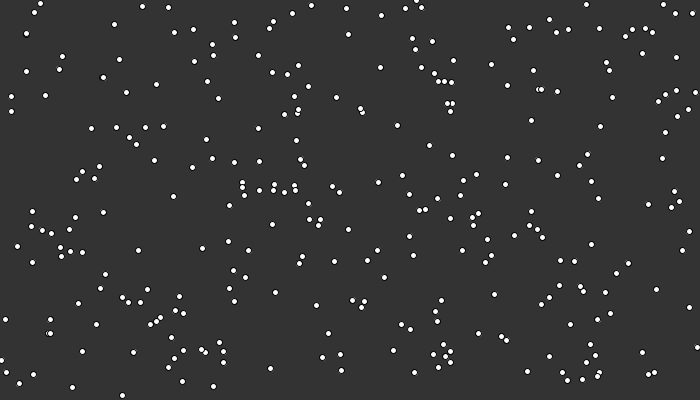
Frame 1 (no input)
Frame 60 (the mouse pressed at the canvas centre just before this capture): identical to frame 1, image omitted
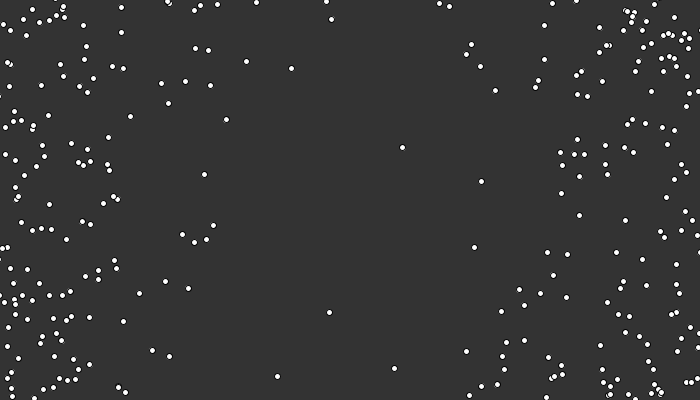
Frame 120 (the mouse held since frame 60 and released just before this capture)

The Processing sketch that drew these frames (run headless with seeded random() and noise(); from frame 60 on, the mouse is pressed at the canvas centre):

// Processing sketch: processing_35935
// ── processing_35935.pde

static final int MAX_NUM_PARTICLES = 400;
Particle[] particles = new Particle[MAX_NUM_PARTICLES];
 
private float dt;
private int oldMillis;
 
 
private int no_particles = 300;
private float radius = 3;
 
private boolean grav = true;
 
void setup() {
    size(700, 400);
 
    for (int i = 0; i < no_particles; i++) {
        float x = random(0, width);
        float y = random(0, height);
        particles[i] = new Particle(x, y, radius);
    }
 
    smooth();
}
 
void draw() {
    updateParticles();
 
    background(51);
 
    for (int i = 0; i < no_particles; i++) {
        int d = parseInt(particles[i].radius * 2);
        ellipse((float) particles[i].posX, (float) particles[i].posY, d, d);
    }
}
 
 
void updateParticles() {
    for (int i = 0; i < no_particles; i++) {
        Particle particle = particles[i];
 
        // bounce off bottom
        if (particle.posY > height) {
            particle.vY = -abs(particle.vY);
            particle.posY = height;
        }
 
        // bounce off ceiling
        if (particle.posY < 0) {
            particle.vY = abs(particle.vY);
            particle.posY = 0;
        }
 
        // bounce off left border
        if (particle.posX < 0) {
            particle.vX = abs(particle.vX);
            particle.posX = 0;
        }
 
        // bounce off right border
        if (particle.posX > width) {
            particle.vX = -abs(particle.vX);
            particle.posX = width;
        }
 
        // inter particle
        for (int j = 0; j < no_particles; j++) {
 
            // bounce
            bounce(particles[i], particles[j]);
        }
 
        // apply interactive gravity
        applyMouseGravity(particle);
 
        // move it
        particle.tick();
    }
    dt = 100;
 
}
 
void applyMouseGravity(Particle particle) {
    if (mousePressed) {
        float d = sqrt(pow(particle.posX - mouseX, 2)
                + pow(particle.posY - mouseY, 2))
                * (float) 2.0;
        float ang = atan2(particle.posX - mouseX, particle.posY - mouseY);
        float F = (float) 16 * dt;
        F = min(1 / d, 3);
        
 
        particle.vX += sin(ang) * F;
        particle.vY += cos(ang) * F;
    }
}
 
void bounce(Particle a, Particle b) {
    if (sqrt(pow(a.posX - b.posX, 2) + pow(a.posY - b.posY, 2)) < (a.radius + b.radius)) {
        if (sqrt(pow(a.posX - b.posX, 2) + pow(a.posY - b.posY, 2)) > sqrt(pow(
                a.posX + a.vX - b.posX - b.vX, 2)
                + pow(a.posY + a.vY - b.posY - b.vY, 2))) {
 
            float commonTangentAngle = atan2(b.posX - a.posX, b.posY
                    - a.posY)
                    + asin(1);
 
            float v1 = a.getVelocity();
            float v2 = b.getVelocity();
            float w1 = a.getMotionDirection();
            float w2 = b.getMotionDirection();
 
            a.vX = sin(commonTangentAngle) * v1 * cos(w1 - commonTangentAngle) + cos(commonTangentAngle) * v2 * sin(w2 - commonTangentAngle);
            a.vY = cos(commonTangentAngle) * v1 * cos(w1 - commonTangentAngle) - sin(commonTangentAngle) * v2 * sin(w2 - commonTangentAngle);
            b.vX = sin(commonTangentAngle) * v2 * cos(w2 - commonTangentAngle) + cos(commonTangentAngle) * v1 * sin(w1 - commonTangentAngle);
            b.vY = cos(commonTangentAngle) * v2 * cos(w2 - commonTangentAngle) - sin(commonTangentAngle) * v1 * sin(w1 - commonTangentAngle);
 
        }
    }
}
 
class Particle {
 
    float posX;
    float posY;
 
    float vX = 0;
    float vY = 0;
 
    float radius;
 
    Particle(float x, float y, float r) {
        posX = x;
        posY = y;
        radius = r;
    }
 
    float getVelocity() {
        return sqrt(vX * vX + vY * vY);
    }
 
    public float getMotionDirection() {
        return atan2(vX, vY);
    }
 
    void tick() {
        posX += vX * dt;
        posY += vY * dt;
    }
 
}
